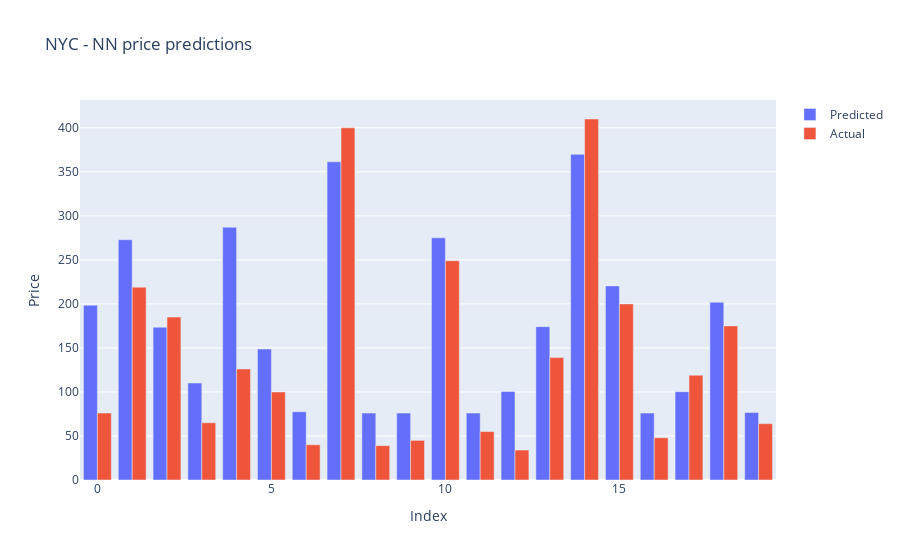

The notebook cell saved with this chart:
### Code cell
import plotly.graph_objs as go
import plotly.express as px

title=['Pred vs Actual']
fig = go.Figure(data=[
    go.Bar(name='Predicted', x=error_diff1.index, y=error_diff['Predicted Values']),
    go.Bar(name='Actual', x=error_diff1.index, y=error_diff['Actual Values'])
])
fig.update_layout(barmode='group', title="NYC - NN price predictions", yaxis = dict(title ="Price"), xaxis =dict(title="Index"))
fig.show()

plt.figure(figsize=(16,8))
sns.regplot(y_preds,y_test)
plt.xlabel('Predictions')
plt.ylabel('Actual')
plt.title("Neural Network Predictions")
plt.show()

### Figure 1 — Plotly figure (JSON) as saved in the notebook; plotly's stock layout.template omitted (floating-point values rounded to 4 significant figures; data arrays with more than 128 entries replaced by an {"elided": "..."} marker saying what was removed)
{"data": [{"name": "Predicted", "type": "bar", "x": [0, 1, 2, 3, 4, 5, 6, 7, 8, 9, 10, 11, 12, 13, 14, 15, 16, 17, 18, 19], "y": {"elided": "6129 float values"}}, {"name": "Actual", "type": "bar", "x": [0, 1, 2, 3, 4, 5, 6, 7, 8, 9, 10, 11, 12, 13, 14, 15, 16, 17, 18, 19], "y": {"elided": "6129 float values"}}], "layout": {"barmode": "group", "title": {"text": "NYC - NN price predictions"}, "xaxis": {"title": {"text": "Index"}}, "yaxis": {"title": {"text": "Price"}}}}
